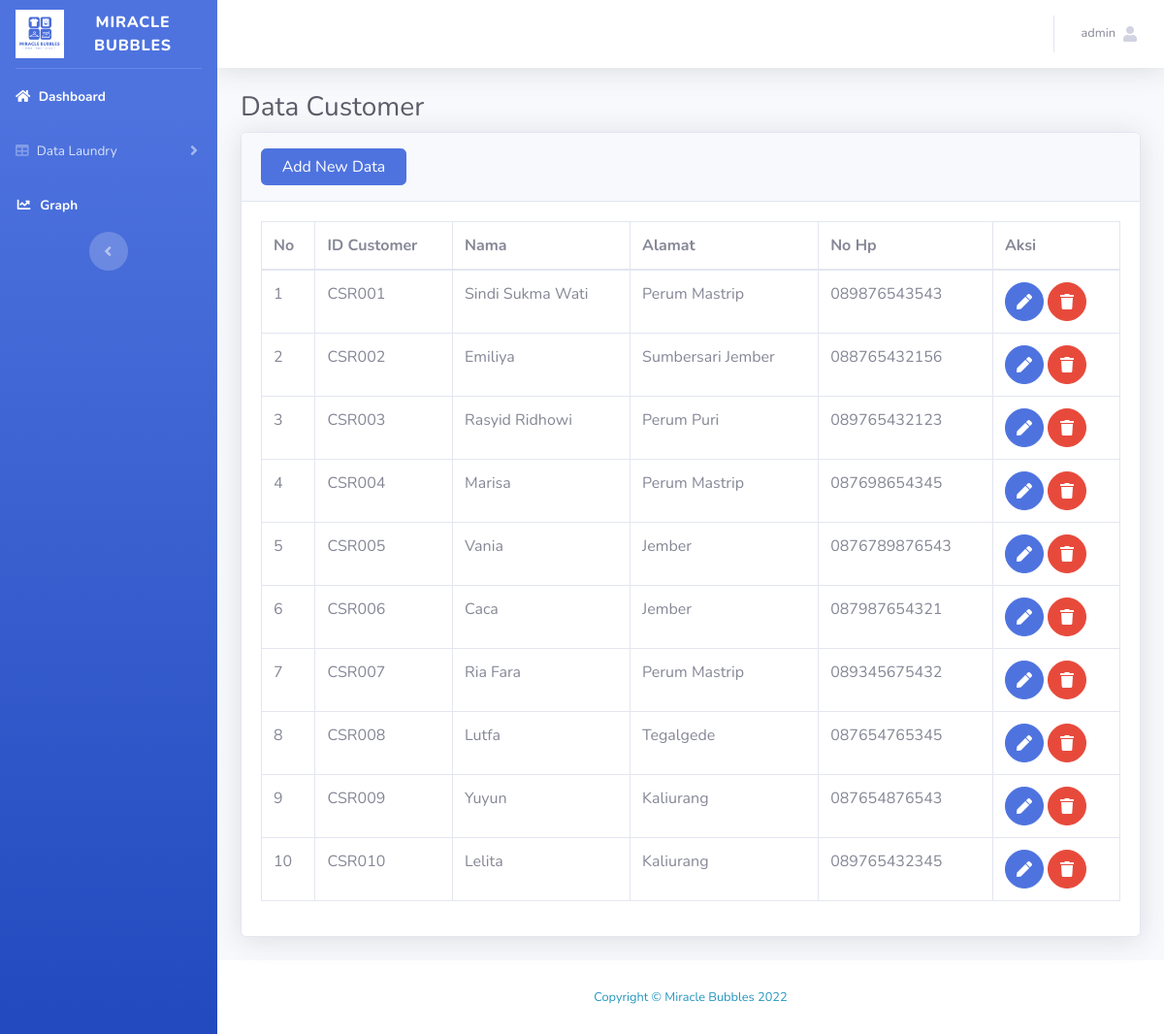
The app's page /tcustomer.php (signed in), older data.
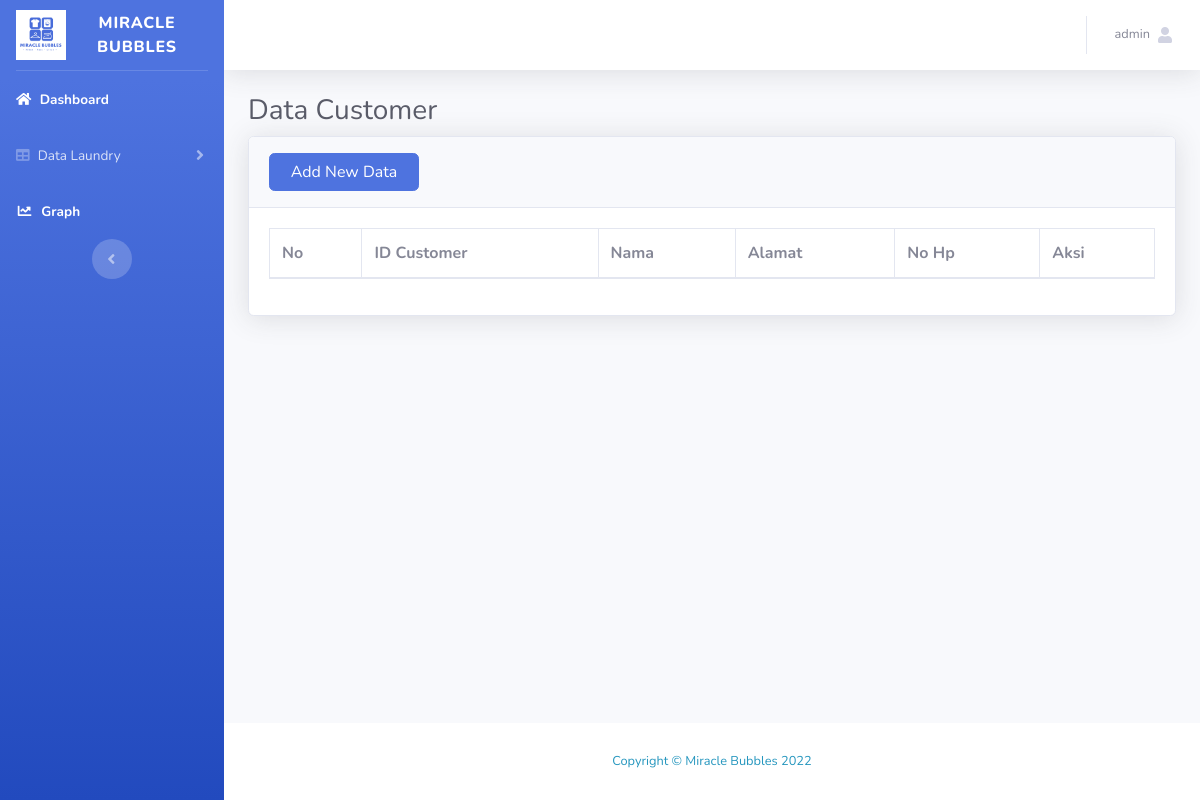
The same page, newer data.
### tables this page shows
CREATE TABLE `tb_customer` (
  `kode_customer` varchar(50) NOT NULL,
  `nama_customer` varchar(255) NOT NULL,
  `alamat` text NOT NULL,
  `nohp` varchar(20) NOT NULL
);

### tcustomer.php (the view, shortened to what this page needs)
<?php
require("koneksi.php");
$sesName = $_SESSION['name'];
$sesLvl = $_SESSION['level'];
?>
<!DOCTYPE html>
<html lang="en">
<head>
    <link href="vendor/fontawesome-free/css/all.min.css" rel="stylesheet" type="text/css">
    <link href="css/sb-admin-2.min.css" rel="stylesheet">
</head>
<body id="page-top">
    <div id="wrapper">
        <ul class="navbar-nav bg-gradient-primary sidebar sidebar-dark accordion" id="accordionSidebar">
            <a class="sidebar-brand d-flex align-items-center justify-content-center" href="index.php">
                <div >
                    <img src="img/logoo.jpg" style="width: 50px">
                </div>
                <div class="sidebar-brand-text mx-3"> MIRACLE BUBBLES </div>
            </a>
            <hr class="sidebar-divider my-0">
            <li class="nav-item active">
                <a class="nav-link" href="index.php">
                <i class="fa fa-home" aria-hidden="true"></i>
                    <span>Dashboard</span></a>
            </li>
            <li class="nav-item">
                <a class="nav-link collapsed" href="#" data-toggle="collapse" data-target="#collapseTwo"
                    aria-expanded="true" aria-controls="collapseTwo">
                    <i class="fa fa-table" aria-hidden="true"></i>
                    <span>Data Laundry</span>
                </a>
            <li class="nav-item active">
                <a class="nav-link" href="bar.php">
                <i class="fas fa-fw fa-chart-line"></i>
                    <span>Graph</span></a>
            </li>
            <div class="text-center d-none d-md-inline">
                <button class="rounded-circle border-0" id="sidebarToggle"></button>
            </div>
        </ul>
        <div id="content-wrapper" class="d-flex flex-column">
            <div id="content">
                <nav class="navbar navbar-expand navbar-light bg-white topbar mb-4 static-top shadow">
                    <ul class="navbar-nav ml-auto">
                        <li class="nav-item dropdown no-arrow">
                            <a class="nav-link dropdown-toggle" href="#" id="userDropdown" role="button"
                                data-toggle="dropdown" aria-haspopup="true" aria-expanded="false">
                                <span class="mr-2 d-none d-lg-inline text-gray-600 small"><?php echo $sesName; ?></span>
                                <i class="fa fa-user" aria-hidden="true"></i>
                            </a>
                        </li>
                    </ul>
                </nav>
                <div class="container-fluid">
                    <h1 class="h3 mb-2 text-gray-800">Data Customer</h1>
                    <div class="card shadow mb-4">
                        <div class="card-header py-3">
                            <div style="width: 150px;" >
                            <a href="insert.php" class="btn btn-primary btn-user btn-block">Add New Data</a>
                            </div>
                        </div>
                        <div class="card-body">
                            <div class="table-responsive">
                                <table class="table table-bordered" id="dataTable" width="100%" cellspacing="0">
                                    <thead>
                                        <tr>
                                            <th>No</th>
                                            <th>ID Customer</th>
                                            <th>Nama</th>
                                            <th>Alamat</th>
                                            <th>No Hp</th>
                                            <th>Aksi</th>
                                        </tr>
                                    </thead>
                                    <tbody>
                                        <?php
                                             $query  = "SELECT * FROM tb_customer";
                                             $result = mysqli_query($koneksi, $query);
                                             $no     = 1;
                                            if ($sesLvl == 1) {
                                                $dis = "";
                                            }else{
                                                $dis = "disabled";
                                            }
                                            while ($row = mysqli_fetch_array($result)){
                                                $userId = $row['id_customer'];
                                                $nama = $row['nama'];
                                                $alamat = $row['alamat'];
                                                $hp = $row['no_hp'];
                                        ?>
                                        <tr>
                                            <td><?php echo $no; ?></td>
                                            <td><?php echo $userId; ?></td>
                                            <td><?php echo $nama; ?></td>
                                            <td><?php echo $alamat; ?></td>
                                            <td><?php echo $hp; ?></td>
                                            <td>
                                            <a href="customeredit.php?id_customer=<?php echo $row['id_customer']; ?>" class="btn btn-primary btn-circle <?php echo $dis; ?>"><i class="fas fa-pen"></i></a>
                                            <a href="#" class="btn btn-danger btn-circle <?php echo $dis;?>"
                                            onClick="confirmModal('customerhapus.php?&id_customer=<?php echo $row['id_customer']; ?>');">
                                                <i class="fas fa-trash"></i>
                                            </a>
                                            </td>
                                        </tr>
                                        <?php
                                            $no++;
                                            }
                                        ?>
                                    </tbody>
                                </table>
                            </div>
                        </div>
                    </div>
                </div>
            </div>
            <footer class="sticky-footer bg-white">
                <div class="container my-auto">
                    <div class="copyright text-center my-auto">
                        <span>Copyright &copy; Miracle Bubbles 2022</span>
                    </div>
                </div>
            </footer>
        </div>
    </div>
</body>
</html>

Row changes from the older to the newer data that the page shows:
removed tb_customer: id_customer "CSR001", nama "Sindi Sukma Wati", alamat "Perum Mastrip", no_hp "089876543543"
removed tb_customer: id_customer "CSR002", nama "Emiliya", alamat "Sumbersari Jember", no_hp "088765432156"
removed tb_customer: id_customer "CSR003", nama "Rasyid Ridhowi", alamat "Perum Puri", no_hp "089765432123"
removed tb_customer: id_customer "CSR004", nama "Marisa", alamat "Perum Mastrip", no_hp "087698654345"
removed tb_customer: id_customer "CSR005", nama "Vania", alamat "Jember", no_hp "0876789876543"
removed tb_customer: id_customer "CSR006", nama "Caca", alamat "Jember", no_hp "087987654321"
removed tb_customer: id_customer "CSR007", nama "Ria Fara", alamat "Perum Mastrip", no_hp "089345675432"
removed tb_customer: id_customer "CSR008", nama "Lutfa", alamat "Tegalgede", no_hp "087654765345"
removed tb_customer: id_customer "CSR009", nama "Yuyun", alamat "Kaliurang", no_hp "087654876543"
removed tb_customer: id_customer "CSR010", nama "Lelita", alamat "Kaliurang", no_hp "089765432345"
